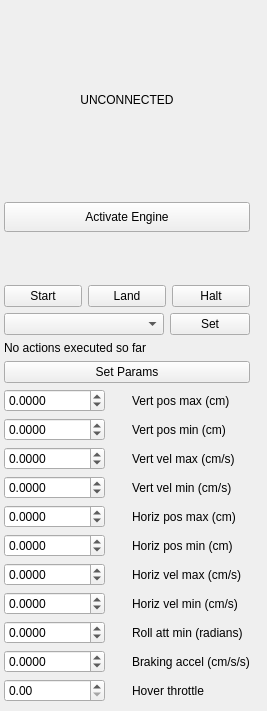
<?xml version="1.0" encoding="UTF-8"?>
<ui version="4.0">
 <class>uasControl</class>
 <widget class="QWidget" name="uasControl">
  <property name="geometry">
   <rect>
    <x>0</x>
    <y>0</y>
    <width>267</width>
    <height>711</height>
   </rect>
  </property>
  <property name="sizePolicy">
   <sizepolicy hsizetype="Minimum" vsizetype="Minimum">
    <horstretch>0</horstretch>
    <verstretch>0</verstretch>
   </sizepolicy>
  </property>
  <property name="minimumSize">
   <size>
    <width>200</width>
    <height>150</height>
   </size>
  </property>
  <property name="maximumSize">
   <size>
    <width>267</width>
    <height>16777215</height>
   </size>
  </property>
  <property name="windowTitle">
   <string>Form</string>
  </property>
  <property name="toolTip">
   <string>Control widget to send basic control actions to the micro air vehicle</string>
  </property>
  <layout class="QGridLayout" name="gridLayout" rowstretch="5,0,0,0,0,0,0,0,0,0,0,0,0,0,0,0,0,0,0,0" columnstretch="5,0,0,0,0,0">
   <property name="leftMargin">
    <number>4</number>
   </property>
   <property name="topMargin">
    <number>4</number>
   </property>
   <property name="rightMargin">
    <number>4</number>
   </property>
   <property name="bottomMargin">
    <number>4</number>
   </property>
   <item row="4" column="1" colspan="4">
    <layout class="QHBoxLayout" name="horizontalLayout">
     <property name="spacing">
      <number>6</number>
     </property>
     <item>
      <widget class="QPushButton" name="liftoffButton">
       <property name="minimumSize">
        <size>
         <width>25</width>
         <height>16</height>
        </size>
       </property>
       <property name="toolTip">
        <string>Liftoff / Launch</string>
       </property>
       <property name="statusTip">
        <string>Liftoff / Launch</string>
       </property>
       <property name="text">
        <string>Start</string>
       </property>
       <property name="icon">
        <iconset resource="../../qgroundcontrol.qrc">
         <normaloff>:/files/images/control/launch.svg</normaloff>:/files/images/control/launch.svg</iconset>
       </property>
      </widget>
     </item>
     <item>
      <widget class="QPushButton" name="landButton">
       <property name="minimumSize">
        <size>
         <width>25</width>
         <height>16</height>
        </size>
       </property>
       <property name="toolTip">
        <string>Fly straight to landing spot</string>
       </property>
       <property name="statusTip">
        <string>Fly straight to landing spot</string>
       </property>
       <property name="text">
        <string>Land</string>
       </property>
       <property name="icon">
        <iconset resource="../../qgroundcontrol.qrc">
         <normaloff>:/files/images/control/land.svg</normaloff>:/files/images/control/land.svg</iconset>
       </property>
      </widget>
     </item>
     <item>
      <widget class="QPushButton" name="shutdownButton">
       <property name="minimumSize">
        <size>
         <width>25</width>
         <height>16</height>
        </size>
       </property>
       <property name="toolTip">
        <string>Only active on the ground: Poweroff system</string>
       </property>
       <property name="statusTip">
        <string>Only active on the ground: Poweroff system</string>
       </property>
       <property name="text">
        <string>Halt</string>
       </property>
       <property name="icon">
        <iconset resource="../../qgroundcontrol.qrc">
         <normaloff>:/files/images/actions/system-log-out.svg</normaloff>:/files/images/actions/system-log-out.svg</iconset>
       </property>
      </widget>
     </item>
    </layout>
   </item>
   <item row="2" column="1" colspan="4">
    <widget class="QPushButton" name="controlButton">
     <property name="minimumSize">
      <size>
       <width>0</width>
       <height>30</height>
      </size>
     </property>
     <property name="toolTip">
      <string>Main control button</string>
     </property>
     <property name="statusTip">
      <string>Main control button</string>
     </property>
     <property name="text">
      <string>Activate Engine</string>
     </property>
    </widget>
   </item>
   <item row="3" column="1" colspan="4">
    <spacer name="verticalSpacer">
     <property name="orientation">
      <enum>Qt::Vertical</enum>
     </property>
     <property name="sizeHint" stdset="0">
      <size>
       <width>216</width>
       <height>17</height>
      </size>
     </property>
    </spacer>
   </item>
   <item row="19" column="1" colspan="4">
    <spacer name="verticalSpacer_2">
     <property name="orientation">
      <enum>Qt::Vertical</enum>
     </property>
     <property name="sizeHint" stdset="0">
      <size>
       <width>20</width>
       <height>5</height>
      </size>
     </property>
    </spacer>
   </item>
   <item row="10" column="3" colspan="2">
    <widget class="QLabel" name="label_6">
     <property name="text">
      <string>Vert vel max (cm/s)</string>
     </property>
    </widget>
   </item>
   <item row="11" column="3" colspan="2">
    <widget class="QLabel" name="label_7">
     <property name="text">
      <string>Vert vel min (cm/s)</string>
     </property>
    </widget>
   </item>
   <item row="0" column="0" rowspan="7">
    <spacer name="horizontalSpacer">
     <property name="orientation">
      <enum>Qt::Horizontal</enum>
     </property>
     <property name="sizeHint" stdset="0">
      <size>
       <width>31</width>
       <height>159</height>
      </size>
     </property>
    </spacer>
   </item>
   <item row="15" column="3" colspan="2">
    <widget class="QLabel" name="label_10">
     <property name="text">
      <string>Horiz vel min (cm/s)</string>
     </property>
    </widget>
   </item>
   <item row="13" column="3" colspan="2">
    <widget class="QLabel" name="label_8">
     <property name="text">
      <string>Horiz pos min (cm)</string>
     </property>
    </widget>
   </item>
   <item row="14" column="3" colspan="2">
    <widget class="QLabel" name="label_9">
     <property name="text">
      <string>Horiz vel max (cm/s)</string>
     </property>
    </widget>
   </item>
   <item row="17" column="3" colspan="2">
    <widget class="QLabel" name="label_4">
     <property name="text">
      <string>Braking accel (cm/s/s)</string>
     </property>
    </widget>
   </item>
   <item row="8" column="1">
    <widget class="QDoubleSpinBox" name="h_ubIn">
     <property name="decimals">
      <number>4</number>
     </property>
     <property name="minimum">
      <double>-10000.000000000000000</double>
     </property>
     <property name="maximum">
      <double>10000.000000000000000</double>
     </property>
    </widget>
   </item>
   <item row="9" column="1">
    <widget class="QDoubleSpinBox" name="h_lbIn">
     <property name="decimals">
      <number>4</number>
     </property>
     <property name="minimum">
      <double>-10000.000000000000000</double>
     </property>
     <property name="maximum">
      <double>10000.000000000000000</double>
     </property>
    </widget>
   </item>
   <item row="10" column="1">
    <widget class="QDoubleSpinBox" name="hprime_ubIn">
     <property name="decimals">
      <number>4</number>
     </property>
     <property name="minimum">
      <double>-10000.000000000000000</double>
     </property>
     <property name="maximum">
      <double>10000.000000000000000</double>
     </property>
    </widget>
   </item>
   <item row="11" column="1">
    <widget class="QDoubleSpinBox" name="hprime_lbIn">
     <property name="toolTipDuration">
      <number>-1</number>
     </property>
     <property name="decimals">
      <number>4</number>
     </property>
     <property name="minimum">
      <double>-10000.000000000000000</double>
     </property>
     <property name="maximum">
      <double>10000.000000000000000</double>
     </property>
    </widget>
   </item>
   <item row="12" column="1">
    <widget class="QDoubleSpinBox" name="x_ubIn">
     <property name="decimals">
      <number>4</number>
     </property>
     <property name="minimum">
      <double>-10000.000000000000000</double>
     </property>
     <property name="maximum">
      <double>10000.000000000000000</double>
     </property>
    </widget>
   </item>
   <item row="13" column="1">
    <widget class="QDoubleSpinBox" name="x_lbIn">
     <property name="decimals">
      <number>4</number>
     </property>
     <property name="minimum">
      <double>-10000.000000000000000</double>
     </property>
     <property name="maximum">
      <double>10000.000000000000000</double>
     </property>
    </widget>
   </item>
   <item row="14" column="1">
    <widget class="QDoubleSpinBox" name="xprime_ubIn">
     <property name="decimals">
      <number>4</number>
     </property>
     <property name="minimum">
      <double>-10000.000000000000000</double>
     </property>
     <property name="maximum">
      <double>10000.000000000000000</double>
     </property>
    </widget>
   </item>
   <item row="15" column="1">
    <widget class="QDoubleSpinBox" name="xprime_lbIn">
     <property name="decimals">
      <number>4</number>
     </property>
     <property name="minimum">
      <double>-1000000.000000000000000</double>
     </property>
     <property name="maximum">
      <double>10000.000000000000000</double>
     </property>
     <property name="value">
      <double>0.000000000000000</double>
     </property>
    </widget>
   </item>
   <item row="16" column="1">
    <widget class="QDoubleSpinBox" name="roll_lbIn">
     <property name="decimals">
      <number>4</number>
     </property>
     <property name="minimum">
      <double>-10000.000000000000000</double>
     </property>
     <property name="maximum">
      <double>10000.000000000000000</double>
     </property>
    </widget>
   </item>
   <item row="17" column="1">
    <widget class="QDoubleSpinBox" name="abrakingIn">
     <property name="decimals">
      <number>4</number>
     </property>
     <property name="minimum">
      <double>-10000.000000000000000</double>
     </property>
     <property name="maximum">
      <double>10000.000000000000000</double>
     </property>
    </widget>
   </item>
   <item row="16" column="3" colspan="2">
    <widget class="QLabel" name="label_13">
     <property name="text">
      <string>Roll att min (radians)</string>
     </property>
    </widget>
   </item>
   <item row="9" column="3" colspan="2">
    <widget class="QLabel" name="label_2">
     <property name="text">
      <string>Vert pos min (cm)</string>
     </property>
    </widget>
   </item>
   <item row="12" column="3" colspan="2">
    <widget class="QLabel" name="label_3">
     <property name="text">
      <string>Horiz pos max (cm)</string>
     </property>
    </widget>
   </item>
   <item row="7" column="1" colspan="4">
    <widget class="QPushButton" name="paramSetButton">
     <property name="text">
      <string>Set Params</string>
     </property>
    </widget>
   </item>
   <item row="5" column="1" colspan="3">
    <widget class="QComboBox" name="modeComboBox">
     <property name="minimumSize">
      <size>
       <width>25</width>
       <height>16</height>
      </size>
     </property>
     <property name="toolTip">
      <string>Select MAV operation mode</string>
     </property>
     <property name="statusTip">
      <string>Select MAV operation mode</string>
     </property>
    </widget>
   </item>
   <item row="0" column="1" rowspan="2" colspan="4">
    <widget class="QLabel" name="controlStatusLabel">
     <property name="minimumSize">
      <size>
       <width>0</width>
       <height>10</height>
      </size>
     </property>
     <property name="toolTip">
      <string>Currently controlled system</string>
     </property>
     <property name="statusTip">
      <string>Currently controlled system</string>
     </property>
     <property name="text">
      <string>UNCONNECTED</string>
     </property>
     <property name="alignment">
      <set>Qt::AlignCenter</set>
     </property>
     <property name="margin">
      <number>0</number>
     </property>
    </widget>
   </item>
   <item row="5" column="4">
    <widget class="QPushButton" name="setModeButton">
     <property name="minimumSize">
      <size>
       <width>25</width>
       <height>16</height>
      </size>
     </property>
     <property name="toolTip">
      <string>Transmit and enable mode on MAV</string>
     </property>
     <property name="statusTip">
      <string>Transmit and enable mode on MAV</string>
     </property>
     <property name="text">
      <string>Set</string>
     </property>
     <property name="icon">
      <iconset resource="../../qgroundcontrol.qrc">
       <normaloff>:/files/images/devices/network-wireless.svg</normaloff>:/files/images/devices/network-wireless.svg</iconset>
     </property>
    </widget>
   </item>
   <item row="6" column="1" colspan="4">
    <widget class="QLabel" name="lastActionLabel">
     <property name="minimumSize">
      <size>
       <width>0</width>
       <height>10</height>
      </size>
     </property>
     <property name="toolTip">
      <string>Status label</string>
     </property>
     <property name="statusTip">
      <string>Status label</string>
     </property>
     <property name="text">
      <string>No actions executed so far</string>
     </property>
     <property name="alignment">
      <set>Qt::AlignLeading|Qt::AlignLeft|Qt::AlignTop</set>
     </property>
    </widget>
   </item>
   <item row="1" column="5" rowspan="6">
    <spacer name="horizontalSpacer_2">
     <property name="orientation">
      <enum>Qt::Horizontal</enum>
     </property>
     <property name="sizeHint" stdset="0">
      <size>
       <width>30</width>
       <height>159</height>
      </size>
     </property>
    </spacer>
   </item>
   <item row="8" column="3" colspan="2">
    <widget class="QLabel" name="label">
     <property name="text">
      <string>Vert pos max (cm)</string>
     </property>
    </widget>
   </item>
   <item row="18" column="1">
    <widget class="QDoubleSpinBox" name="hoverIn">
     <property name="maximum">
      <double>1000.000000000000000</double>
     </property>
    </widget>
   </item>
   <item row="18" column="3" colspan="2">
    <widget class="QLabel" name="label_5">
     <property name="text">
      <string>Hover throttle</string>
     </property>
    </widget>
   </item>
  </layout>
 </widget>
 <resources>
  <include location="../../qgroundcontrol.qrc"/>
 </resources>
 <connections/>
</ui>
